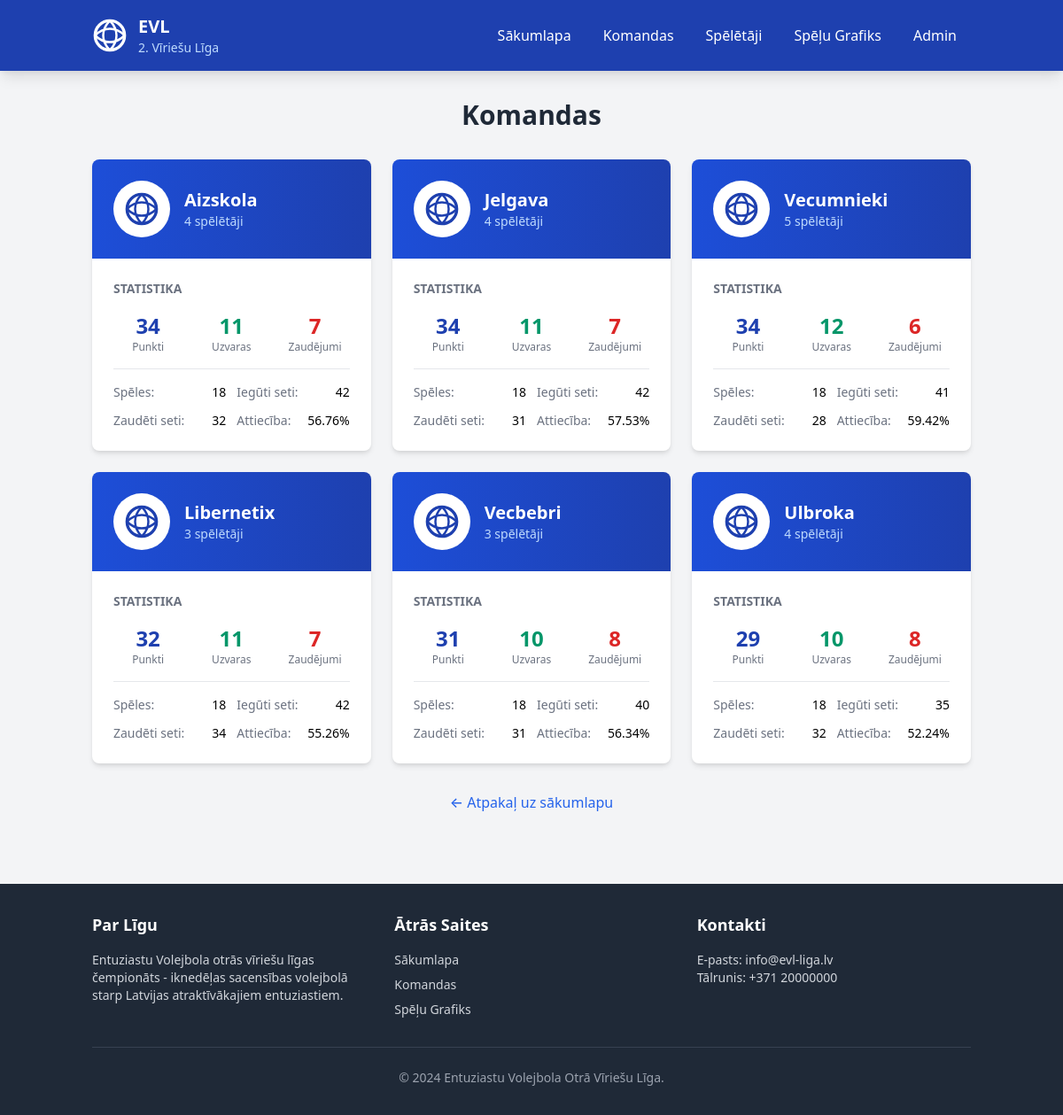
The page /teams on the database its author committed.
### tables this page shows
CREATE TABLE teams (
	id INTEGER PRIMARY KEY AUTOINCREMENT,
	name TEXT NOT NULL,
	logo TEXT DEFAULT ('/static/volleyball.svg'),
	played INTEGER DEFAULT (0),
	won INTEGER DEFAULT (0),
	lost INTEGER DEFAULT (0),
	points INTEGER DEFAULT (0),
	sets_won INTEGER DEFAULT (0),
	sets_lost INTEGER DEFAULT (0)
);

### app.py (the view)
@app.route('/teams')
def teams():
    conn = get_db_connection()
    teams_list = conn.execute('''
        SELECT * FROM teams
        ORDER BY points DESC, sets_won DESC
    ''').fetchall()
    teams_with_counts = []
    for team in teams_list:
        player_count = conn.execute(
            'SELECT COUNT(*) FROM players WHERE team_id = ?',
            (team['id'],)
        ).fetchone()[0]
        teams_with_counts.append({
            'team': team,
            'player_count': player_count
        })
    conn.close()
    return render_template('teams.html', teams_data=teams_with_counts)

### app.py (called while the page is built)
def get_db_connection():
    conn = sqlite3.connect(DATABASE)
    conn.row_factory = sqlite3.Row
    return conn

### templates/teams.html (shortened to what this page needs)
{% extends "base.html" %}
{% block content %}
<div class="container mx-auto px-4 py-8">
    <h1 class="text-3xl font-bold text-gray-800 mb-8 text-center">Komandas</h1>
    <div class="grid grid-cols-1 md:grid-cols-2 lg:grid-cols-3 gap-6">
        {% for item in teams_data %}
        <div class="bg-white rounded-lg shadow-md overflow-hidden hover:shadow-xl transition duration-300">
            <div class="bg-gradient-to-r from-blue-700 to-blue-800 p-6 text-white">
                <div class="flex items-center space-x-4">
                    <div class="bg-white rounded-full p-3">
                    </div>
                    <div>
                        <h2 class="text-xl font-bold">{{ item.team.name }}</h2>
                        <p class="text-blue-200 text-sm">{{ item.player_count }} spēlētāji</p>
                    </div>
                </div>
            </div>
            <div class="p-6">
                <h3 class="text-sm font-semibold text-gray-500 uppercase mb-4">Statistika</h3>
                <div class="grid grid-cols-3 gap-4 text-center">
                    <div>
                        <div class="text-2xl font-bold text-blue-800">{{ item.team.points }}</div>
                        <div class="text-xs text-gray-500">Punkti</div>
                    </div>
                    <div>
                        <div class="text-2xl font-bold text-green-600">{{ item.team.won }}</div>
                        <div class="text-xs text-gray-500">Uzvaras</div>
                    </div>
                    <div>
                        <div class="text-2xl font-bold text-red-600">{{ item.team.lost }}</div>
                        <div class="text-xs text-gray-500">Zaudējumi</div>
                    </div>
                </div>
                <div class="border-t mt-4 pt-4">
                    <div class="grid grid-cols-2 gap-3 text-sm">
                        <div class="flex justify-between">
                            <span class="text-gray-500">Spēles:</span>
                            <span class="font-medium">{{ item.team.played }}</span>
                        </div>
                        <div class="flex justify-between">
                            <span class="text-gray-500">Iegūti seti:</span>
                            <span class="font-medium">{{ item.team.sets_won }}</span>
                        </div>
                        <div class="flex justify-between">
                            <span class="text-gray-500">Zaudēti seti:</span>
                            <span class="font-medium">{{ item.team.sets_lost }}</span>
                        </div>
                        <div class="flex justify-between">
                            <span class="text-gray-500">Attiecība:</span>
                            <span class="font-medium">
                                {% if item.team.sets_won + item.team.sets_lost > 0 %}
                                    {{ "%.2f"|format(item.team.sets_won / (item.team.sets_won + item.team.sets_lost) * 100) }}%
                                {% else %}
                                    -
                                {% endif %}
                            </span>
                        </div>
                    </div>
                </div>
            </div>
        </div>
        {% endfor %}
    </div>
    <div class="mt-8 text-center">
        <a href="{{ url_for('index') }}" class="text-blue-600 hover:text-blue-800 font-medium">
            ← Atpakaļ uz sākumlapu
        </a>
    </div>
</div>
{% endblock %}

### static/css/style.css (style rules this page uses)
:root { --primary-color: #1e40af; --secondary-color: #f97316; --success-color: #22c55e; --danger-color: #ef4444; --gray-100: #f3f4f6; --gray-200: #e5e7eb; --gray-300: #d1d5db; --gray-600: #4b5563; --gray-800: #1f2937; }

### rows shown on the page
teams: team.name "Aizskola", team.points "34", team.won "11", team.lost "7", team.played "18", team.sets_won "42", team.sets_lost "32", team "56.76"
teams: team.name "Jelgava", team.points "34", team.won "11", team.lost "7", team.played "18", team.sets_won "42", team.sets_lost "31", team "57.53"
teams: team.name "Vecumnieki", team.points "34", team.won "12", team.lost "6", team.played "18", team.sets_won "41", team.sets_lost "28", team "59.42"
teams: team.name "Libernetix", team.points "32", team.won "11", team.lost "7", team.played "18", team.sets_won "42", team.sets_lost "34", team "55.26"
teams: team.name "Vecbebri", team.points "31", team.won "10", team.lost "8", team.played "18", team.sets_won "40", team.sets_lost "31", team "56.34"
teams: team.name "Ulbroka", team.points "29", team.won "10", team.lost "8", team.played "18", team.sets_won "35", team.sets_lost "32", team "52.24"

### other values the page prints
{{ item.player_count }} "4" "4" "5" "3" "3" "4"
